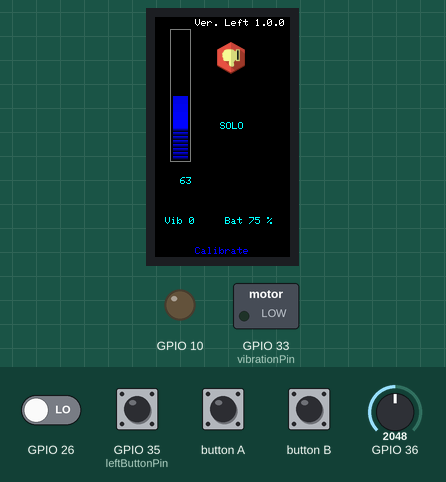
The sketch below on a simulated ESP32. Parts: 135×240 colour display, switched loads named in the sketch (green lamp = pin HIGH), output pins drawn as LEDs (lit = HIGH). The test bench sets the inputs (shaded band); at power-on: GPIO 36 = 2048, GPIO 26 LOW, GPIO 35 (leftButtonPin) HIGH. EEPROM starts erased; what the sketch prints to the serial monitor is not drawn.

Above: at 1.3 s.
1.4 s: button A pressed for 0.15 s
At 2.5 s:
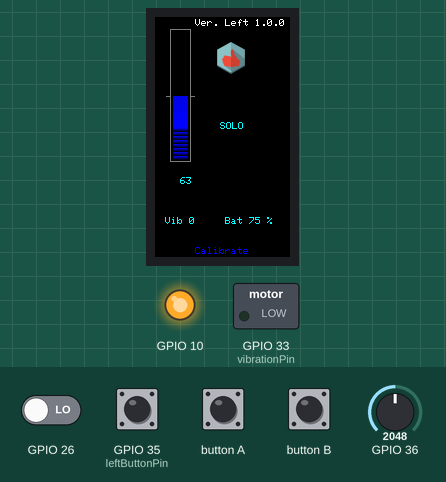
3.1 s: GPIO 36 set to 2126
At 3.5 s:
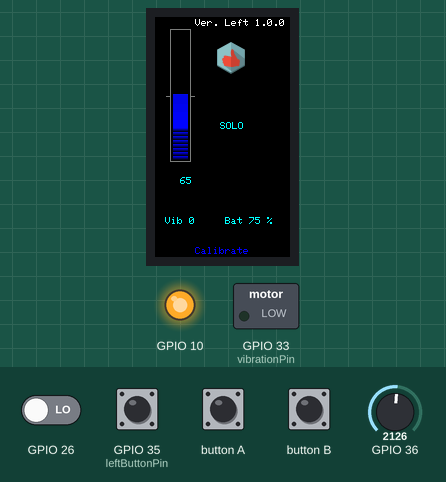
4.6 s: button B pressed for 0.15 s
At 6.1 s:
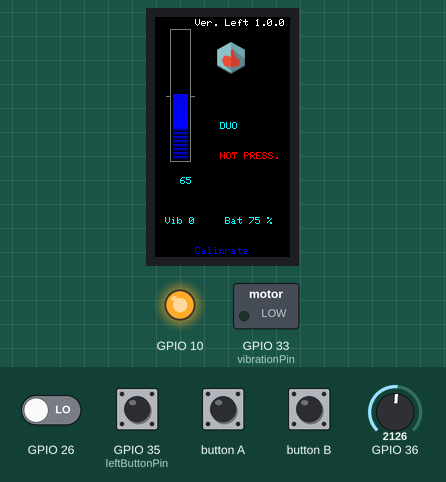
6.4 s: GPIO 26 driven HIGH
At 7.6 s:
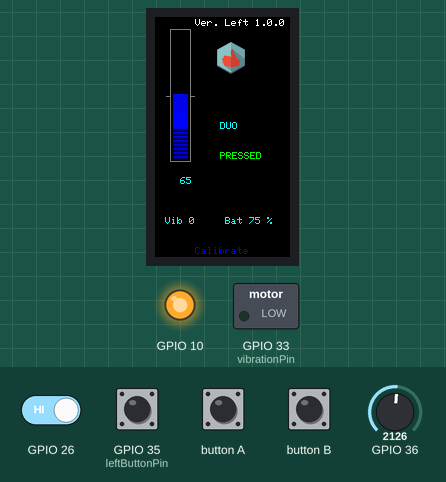
8.0 s: GPIO 35 (leftButtonPin) pulled LOW for 0.15 s
11.1 s: GPIO 36 set to 2866
At 12.3 s:
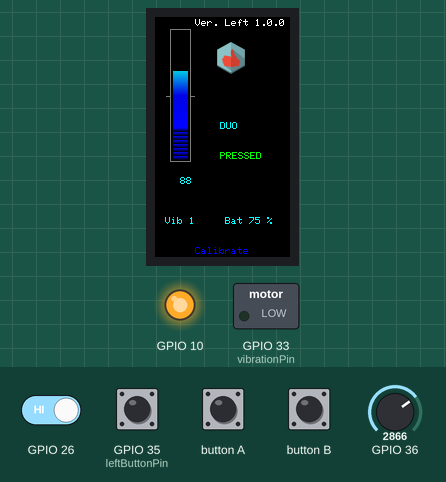
Timing chart, 0 to 13.6 s (numbered marks = the images above; inputs shaded):
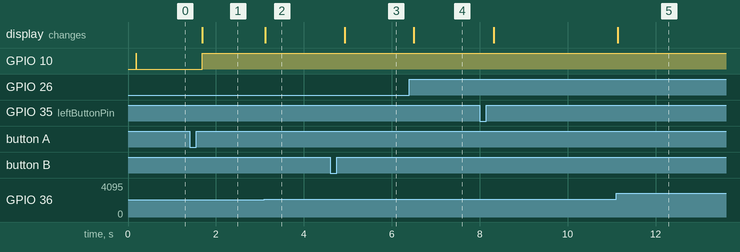

Measured:
- the behaviour switches between 2095 and 2096 on GPIO 36 (found by bisection; images 1 and 2)
- after the input at 1.4 s, GPIO 10: LOW → HIGH after 0.29 s; the display: changes after 0.29 s (image 1)
- after the input at 3.1 s, the display: changes at once (image 2)
- after the input at 4.6 s, the display: changes after 0.33 s (image 3)
- after the input at 6.4 s, the display: changes after 0.10 s (image 4)
- after the input at 11.1 s, the display: changes at once (image 5)

The sketch:

m5-left.ino
```cpp
// (licence header left out)
#include "M5StickCPlus2.h"
#include <EEPROM.h>
#include "OneButton.h"
#include "thumbs-down.h"
#include "thumbs-up.h"

// Icons converted at:
// http://rinkydinkelectronics.com/_t_doimageconverter565.php

#define EEPROM_SIZE 1
String versionNumber = "1.0.0";
float errorThreshold = 6.0; //printbed is considered leveled if error goes below this (ideally 5.0-8.0)

bool rightHandIsHold = false; // The right hand FSR hold status
bool usesDuoMode = false; // When true, the left hand state is only checked when right hand is hold too

int currentPressureLevel = 0; // The left hand pressure level
int minimumRequiredPressureLevel = 0; // Will be reset after calibration

int ledPin = G10;
int mainButtonPin = G37;
int rightButtonPin = G39;
int leftButtonPin = 35;
int vibrationPin = 33;
int rightHandPin = G26;
int fsrPin = G36;

// The 5 vibration step levels from disabled to max
int vibrationLevels[5] = {0, 120, 160, 200, 255};
int currentVibrationLevel = 0; // 4 = maximum

OneButton mainButton(mainButtonPin, true);
OneButton rightButton(rightButtonPin, true);
OneButton leftButton(leftButtonPin, true);

void setup() {
  // Board global initialization
  M5.begin();
  M5.Lcd.setRotation(0);
  M5.Lcd.fillScreen(BLACK);
  Serial.begin(115200);

  // Pins initialization
  pinMode(ledPin, OUTPUT);    //Set up LED
  pinMode(vibrationPin, OUTPUT);
  pinMode(rightHandPin, INPUT);

  digitalWrite (ledPin, HIGH);


  // Buttons event handlers initialization
  mainButton.attachClick(mainButtonClick);
  mainButton.setDebounceMs(40);
  leftButton.attachClick(leftButtonClick);
  leftButton.setDebounceMs(40);
  rightButton.attachClick(rightButtonClick);
  rightButton.setDebounceMs(40);

  M5.Lcd.drawRect(15, 12, 21, 133, 0x7bef);  //show frame for progressbar
  getCalibration(); //show calibration mark

  //Show Calibrate instructions
  M5.Lcd.setTextColor(BLUE);
  M5.Lcd.setCursor(40, 230);
  M5.Lcd.printf("Calibrate");

  // Swap the colour byte order when rendering
  M5.Lcd.setSwapBytes(true);

  showVersionNumber();
}

void loop() {
  // Buttons press detection
  mainButton.tick();
  rightButton.tick();
  leftButton.tick();

  showRightHandDetectionType();
  showVibrationMode();
  showBatteryLevel();
  showRighHandHoldStatus();

  if (usesDuoMode) {
    rightHandIsHold = digitalRead(rightHandPin);
  }

  currentPressureLevel = map(analogRead(fsrPin), 0, 4095, 0, 127);
  Serial.println(minimumRequiredPressureLevel);

  progressBar(currentPressureLevel);

  if (currentPressureLevel < minimumRequiredPressureLevel) {
    setLED(true);
    M5.Lcd.pushImage(60, 25, 32, 32, thumbs_down);  // Draw icon

    if (currentVibrationLevel > 0 && isRightHandHold()) {
      analogWrite(vibrationPin, getVibrationLevelRawValue());
    }
    else {
      analogWrite(vibrationPin, 0);
    }

  } else {
    setLED(false);
    M5.Lcd.pushImage(60, 25, 32, 32, thumbs_up); // Draw icon
    analogWrite(vibrationPin, 0);
  }

  delay(50);
}

/*
 * BUTTON CLICK HANDLERS
 */
void mainButtonClick()
{
  updateCalibration(currentPressureLevel);
}

void rightButtonClick()
{
  switchRightHandDetectionMode();
}

void leftButtonClick()
{
  increaseVibrationLevel();
}

void switchRightHandDetectionMode()
{
  usesDuoMode = ! usesDuoMode;
}

void setRightHandHoldStatus(bool status)
{
  rightHandIsHold = status;
}

void showRightHandDetectionType()
{
  M5.Lcd.setTextColor(CYAN);
  M5.Lcd.setTextSize(1);

  // Draw a rectangle to erase previous text
  M5.Lcd.setCursor(65, 105);
  M5.Lcd.fillRect(60, 100, 70, 20, BLACK);

  M5.Lcd.setCursor(65, 105);
  M5.Lcd.printf(usesDuoMode ? "DUO" : "SOLO");
}

void showVibrationMode()
{
  M5.Lcd.setTextColor(CYAN);
  M5.Lcd.setTextSize(1);

  // Draw a rectangle to erase previous text
  M5.Lcd.setCursor(10, 200);
  M5.Lcd.fillRect(10, 200, 70, 20, BLACK);

  M5.Lcd.setCursor(10, 200);

  String message = "Vib " + String(getVibrationLevelDisplayValue());
  M5.Lcd.printf("%s\n", message.c_str());
}

void showRighHandHoldStatus()
{
  M5.Lcd.setTextColor(CYAN);
  M5.Lcd.setTextSize(1);

  // Draw a rectangle to erase previous text
  M5.Lcd.setCursor(65, 135);
  M5.Lcd.fillRect(60, 130, 70, 20, BLACK);

  if (usesDuoMode) {
    M5.Lcd.setCursor(65, 135);
    if (isRightHandHold()) {
      M5.Lcd.setTextColor(GREEN);
      M5.Lcd.printf("PRESSED");
    } else {
      M5.Lcd.setTextColor(RED);
      M5.Lcd.printf("NOT PRESS.");
    }
  }
}

void showBatteryLevel()
{
  M5.Lcd.setTextColor(CYAN);
  M5.Lcd.setTextSize(1);

  // Draw a rectangle to erase previous text
  M5.Lcd.setCursor(70, 200);
  M5.Lcd.fillRect(70, 200, 40, 20, BLACK);

  M5.Lcd.setCursor(70, 200);

  M5.Display.printf("Bat %d %%", getBatteryLevel());
}

void showVersionNumber()
{
  M5.Lcd.setTextColor(WHITE);
  M5.Lcd.setTextSize(1);

  // Draw a rectangle to erase previous text
  M5.Lcd.setCursor(40, 2);

  M5.Lcd.printf("Ver. Left %s\n", versionNumber.c_str());
}

int getBatteryLevel()
{
  float batteryPercentage = map(M5.Power.getBatteryVoltage(), 3000, 4200, 0, 100);
  if (batteryPercentage > 100) batteryPercentage = 100;
  if (batteryPercentage < 0) batteryPercentage = 0;

  return (int) batteryPercentage;
}

bool isRightHandHold() {
  return rightHandIsHold || ! usesDuoMode;
}

// The vibration raw value (from 0 to 255)
int getVibrationLevelRawValue() {
  return vibrationLevels[currentVibrationLevel];
}

// The vibration display value (0, 1, 2, 3 or 4)
int getVibrationLevelDisplayValue() {
  return currentVibrationLevel;
}

void increaseVibrationLevel() {
  currentVibrationLevel ++;
  if (currentVibrationLevel > 4) {
    currentVibrationLevel = 0;
  }
}

float getPercentError(float approx, float exact)
{
  return (abs(approx-exact)/exact)*100;
}

void updateCalibration(int value)
{
  EEPROM.write(0, value);  // save in EEPROM
  EEPROM.commit();
  // clear old line
  M5.Lcd.drawLine(16, 15+(127-minimumRequiredPressureLevel), 14, 15+(127-minimumRequiredPressureLevel), BLACK);
  M5.Lcd.drawLine(36, 15+(127-minimumRequiredPressureLevel), 39, 15+(127-minimumRequiredPressureLevel), BLACK);
  // set new line
  minimumRequiredPressureLevel = value; //set global
  M5.Lcd.drawLine(11, 15+(127-minimumRequiredPressureLevel), 14, 15+(127-minimumRequiredPressureLevel), 0x7bef);
  M5.Lcd.drawLine(36, 15+(127-minimumRequiredPressureLevel), 39, 15+(127-minimumRequiredPressureLevel), 0x7bef);
}

void getCalibration()
{
  minimumRequiredPressureLevel = EEPROM.read(0);  // retrieve calibration in EEPROM
  // set new line
  M5.Lcd.drawLine(11, 15+(127-minimumRequiredPressureLevel), 14, 15+(127-minimumRequiredPressureLevel), 0x7bef);
  M5.Lcd.drawLine(36, 15+(127-minimumRequiredPressureLevel), 39, 15+(127-minimumRequiredPressureLevel), 0x7bef);
}

void setLED(bool isON)
{
  digitalWrite (ledPin, !isON); // set the LED
}

void progressBar(int value)
{
  // Value is expected to be in range 0-127
  for (int i = 0; i <= value; i++) {  //draw bar
    M5.Lcd.fillRect(18, 142-i, 15, 1, rainbow(i));
  }
  for (int i = value+1; i <= 128; i++) {  //clear old stuff
    M5.Lcd.fillRect(18, 142-i, 15, 1, BLACK);
  }
  // print numeric value below the progress bar
  M5.Lcd.setTextColor(CYAN);
  M5.Lcd.fillRect(25,160,50,10,0);
  M5.Lcd.drawNumber(currentPressureLevel, 25, 160);
}

unsigned int rainbow(int value)
{
  // Value is expected to be in range 0-127
  // The value is converted to a spectrum colour from 0 = blue through to red = blue
  //int value = random (128);
  byte red = 0; // Red is the top 5 bits of a 16 bit colour value
  byte green = 0;// Green is the middle 6 bits
  byte blue = 0; // Blue is the bottom 5 bits

  byte quadrant = value / 32;

  if (quadrant == 0) {
    blue = 31;
    green = 2 * (value % 32);
    red = 0;
  }
  if (quadrant == 1) {
    blue = 31 - (value % 32);
    green = 63;
    red = 0;
  }
  if (quadrant == 2) {
    blue = 0;
    green = 63;
    red = value % 32;
  }
  if (quadrant == 3) {
    blue = 0;
    green = 63 - 2 * (value % 32);
    red = 31;
  }
  return (red << 11) + (green << 5) + blue;
}
```

Source omitted: thumbs-down.h (data table, 10236 bytes), thumbs-up.h (data table, 10231 bytes)
